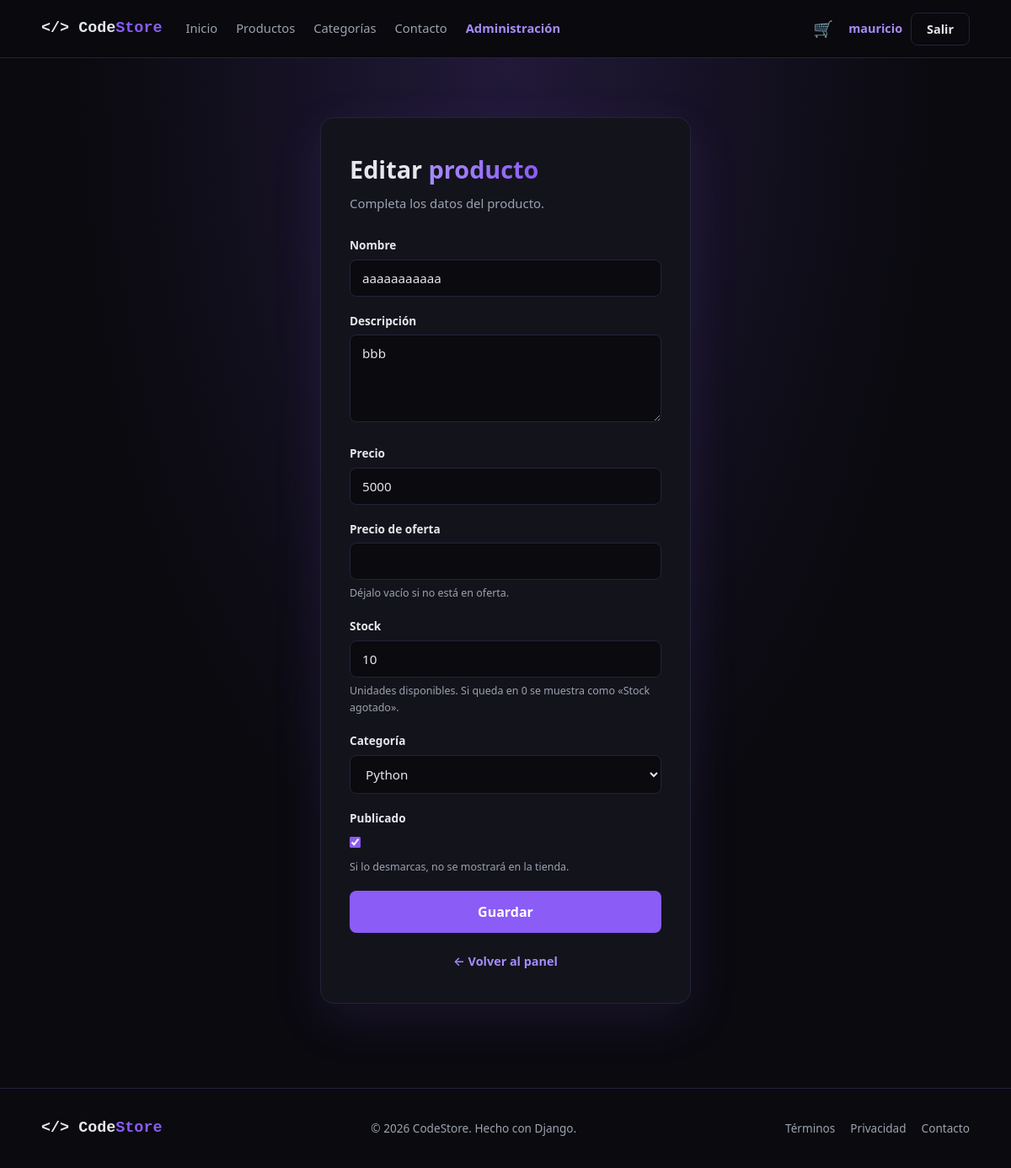
The app's page /panel/1/editar/ (signed in), older data.
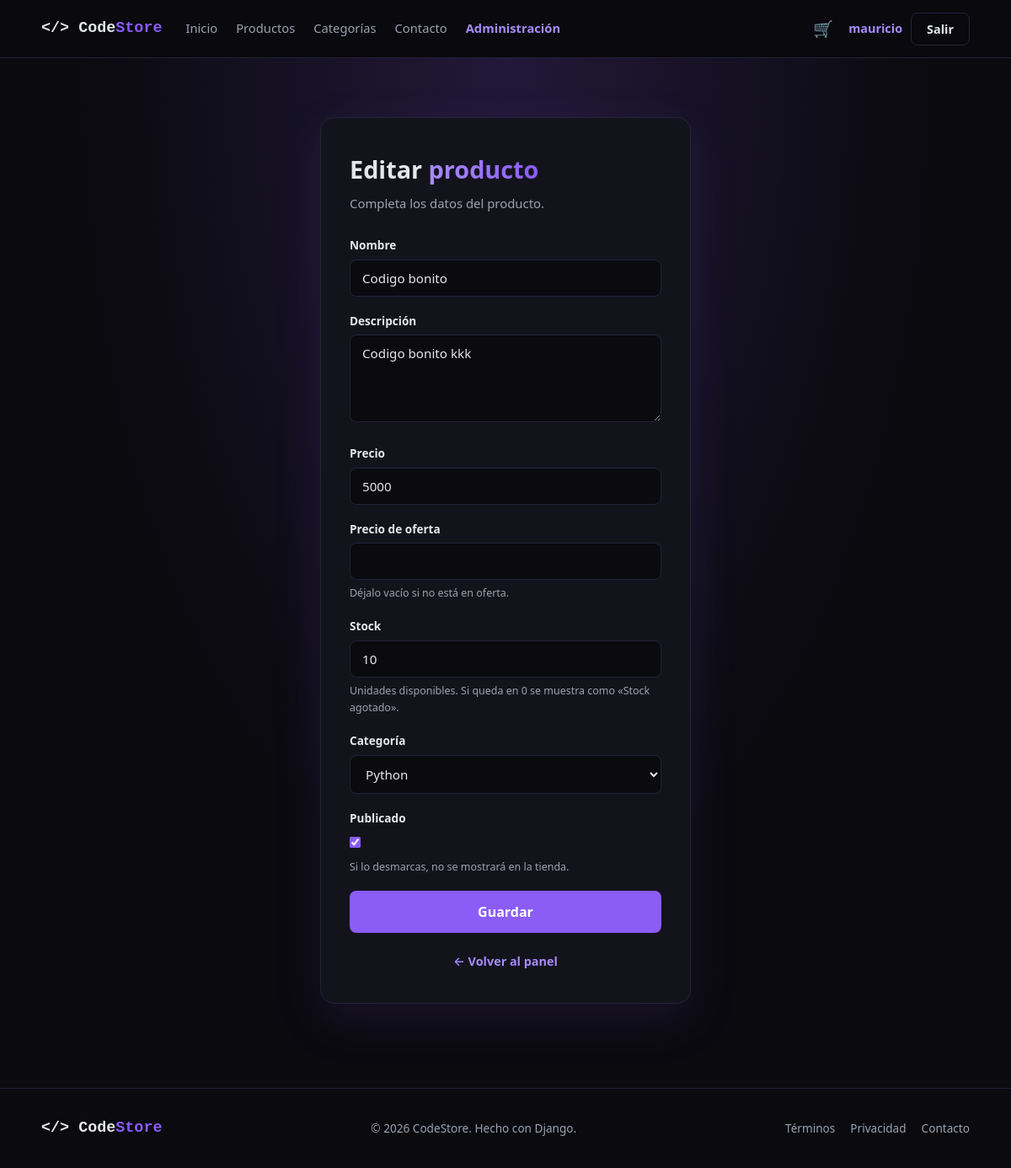
The same page, newer data.
### productos/models.py (models this page shows, shortened)
class Producto(models.Model):
    CATEGORIAS = [
        ('python', 'Python'),
        ('web', 'Web'),
        ('bots', 'Bots'),
        ('ui', 'Plantillas UI'),
        ('otros', 'Otros'),
    ]
    nombre = models.CharField('Nombre', max_length=120)
    descripcion = models.TextField('Descripción')
    precio = models.PositiveIntegerField('Precio', validators=[MinValueValidator(1)])
    categoria = models.CharField('Categoría', max_length=20, choices=CATEGORIAS, default='otros')
    activo = models.BooleanField(
        'Publicado',
        default=True,
        help_text='Si lo desmarcas, no se mostrará en la tienda.',
    )
    creado = models.DateTimeField(auto_now_add=True)
    precio_oferta = models.PositiveIntegerField(
        'Precio de oferta',
        null=True,
        blank=True,
        help_text='Déjalo vacío si no está en oferta.',
    )
    ICONOS = {'python': '🐍', 'web': '🌐', 'bots': '🤖', 'ui': '🎨'}
    stock = models.PositiveIntegerField(
        'Stock',
        default=10,
        help_text='Unidades disponibles. Si queda en 0 se muestra como «Stock agotado».',
    )
    class Meta:
        ordering = ['-creado']
    @property
    def agotado(self):
        return self.stock == 0

### productos/views.py (the view)
# urls.py: path('<int:pk>/editar/', views.ProductoEditar.as_view(), name='producto_editar'),
class ProductoEditar(AdminRequeridoMixin, SuccessMessageMixin, UpdateView):
    model = Producto
    form_class = ProductoForm
    template_name = 'productos/form.html'
    success_url = reverse_lazy('panel_productos')
    success_message = 'Producto actualizado correctamente.'

### productos/forms.py (shortened to what this page needs)
class ProductoForm(forms.ModelForm):
    class Meta:
        model = Producto
        fields = ('nombre', 'descripcion', 'precio', 'precio_oferta', 'stock', 'categoria', 'activo')
        widgets = {
            'descripcion': forms.Textarea(attrs={'rows': 4}),
        }

### carrito/context_processors.py (called while the page is built)
def contador_carrito(request):
    datos = request.session.get('carrito', {})
    cantidad = len(datos) if isinstance(datos, list) else sum(datos.values())
    return {'carrito_cantidad': cantidad}

### usuarios/mixins.py (called while the page is built)
    def test_func(self):
        return self.request.user.is_staff

### productos/templates/productos/form.html (shortened to what this page needs)
{% extends 'base.html' %}
{% block content %}
<section class="auth">
    <div class="auth-card">
        <h1>{% if object %}Editar{% else %}Nuevo{% endif %} <span class="gradient">producto</span></h1>
        <p class="auth-sub">Completa los datos del producto.</p>
        <form method="post" novalidate>
            {% for field in form %}
                <div class="field">
                    <label for="{{ field.id_for_label }}">{{ field.label }}</label>
                    {{ field }}
                    {% if field.help_text %}
                        <div class="help">{{ field.help_text }}</div>
                    {% endif %}
                </div>
            {% endfor %}
            <button type="submit" class="btn btn-primary btn-lg btn-block">Guardar</button>
        </form>
        <p class="auth-alt"><a href="{% url 'panel_productos' %}">← Volver al panel</a></p>
    </div>
</section>
{% endblock %}

Row changes from the older to the newer data that the page shows:
changed Producto "Python": nombre "aaaaaaaaaaa" → "Codigo bonito"; descripcion "bbb" → "Codigo bonito kkk"
